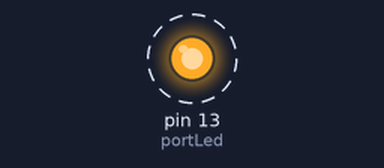
Recording of a sketch running on a simulated Arduino Uno, built with avr-gcc and run on an emulated ATmega328P. Shown: output pins drawn as LEDs (lit = HIGH). Dashed ring = blinking. What the sketch prints to the serial monitor is not drawn.

Above: at 0.05 s.
Timing chart, 0 to 3.0 s (numbered marks = the images above):
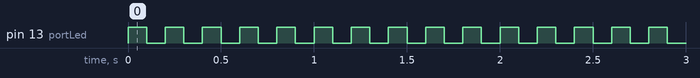

Measured:
- by itself, pin 13 (portLed): alternates HIGH for 0.10 s and LOW for 0.10 s

The sketch:

blink.ino
```cpp
#define portLed 13

void setup() {
	Serial.begin(9600);
	Serial.println("Setup Finalizado...");
	pinMode(portLed, OUTPUT);

}

void loop() {
	digitalWrite(portLed, HIGH);
	delay(100);
	digitalWrite(portLed, LOW);
	delay(100);

}
```
